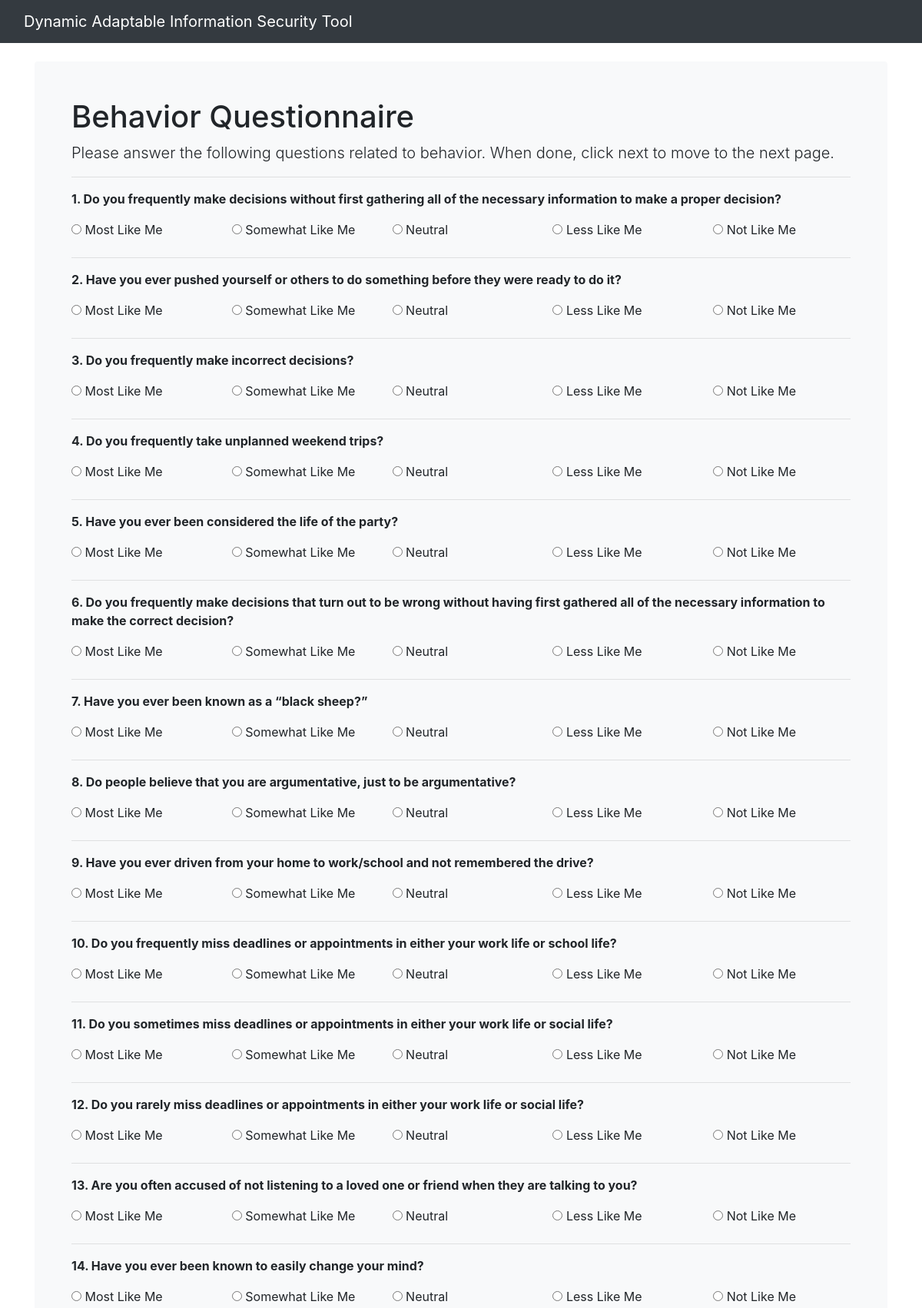
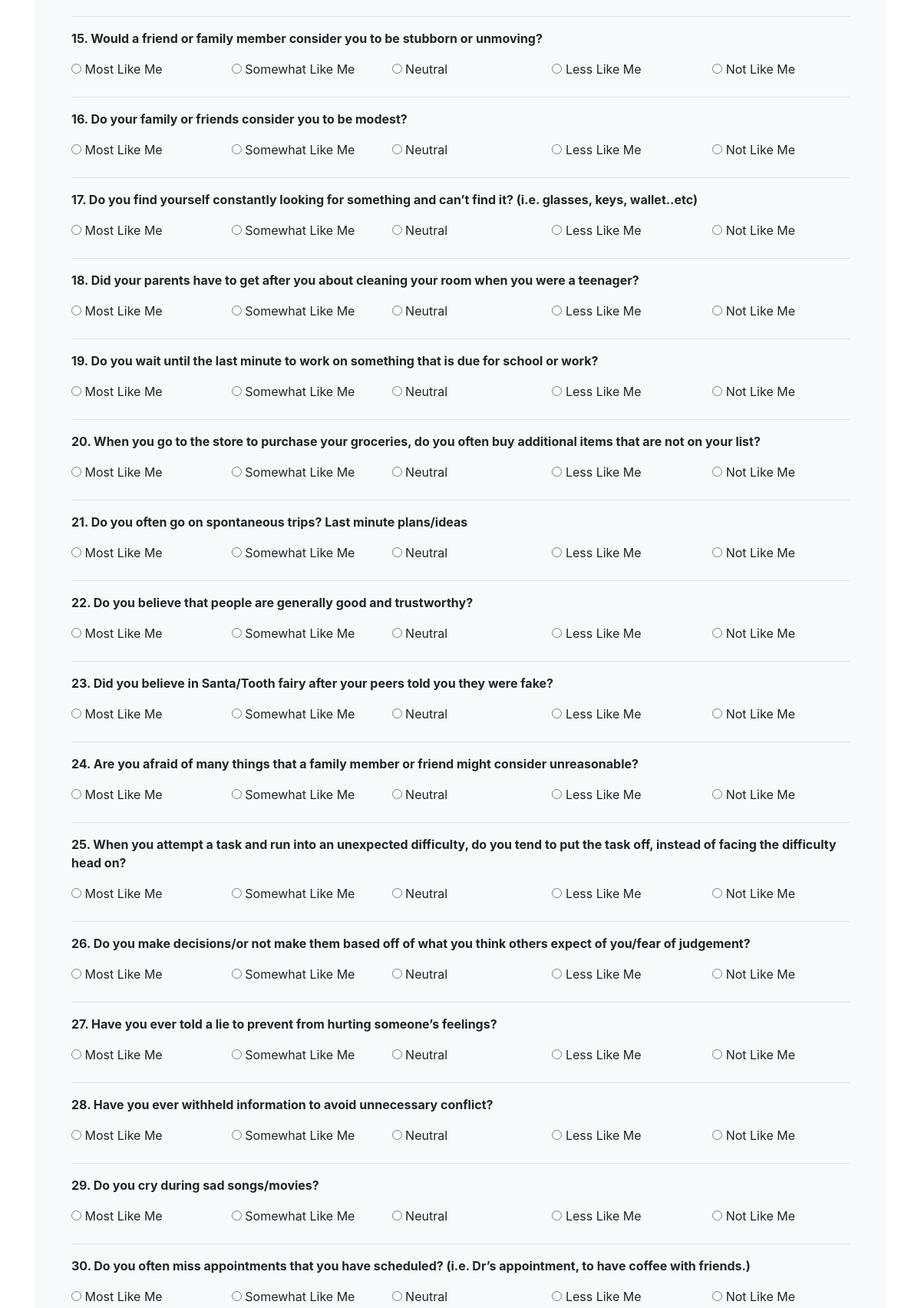
Screenshot of /Behavioral (upper part) with the database file from the repository (2 pictures, top to bottom).
### tables this page shows
CREATE TABLE behaviorQuestionsAndAnswers (questionID INTEGER PRIMARY KEY AUTOINCREMENT, question CHAR, answer CHAR);

### main.py (the view, shortened to what this page needs)
@app.route("/Behavioral", methods=['GET', 'POST'])
def Behavioral():
	if request.method == 'GET':
		session['behavioralQuestions'] = []
		session['behavioralAnswers'] = []
		database = sqlite3.connect('database.sqlite3')
		openDatabase = database.cursor()
		openDatabase.execute("""SELECT question FROM behaviorQuestionsAndAnswers
				                """)
		rows = openDatabase.fetchall()
		for row in rows:
			session['behavioralQuestions'].append(''.join(row))
		database.close()
		return render_template('Behavioral.html', questions=session['behavioralQuestions'], numberOfQuestions=len(session['behavioralQuestions']))

### templates/Behavioral.html (shortened to what this page needs)
<html>
<head>
    <link rel="stylesheet" href="https://cdn.jsdelivr.net/npm/bootstrap@4.5.3/dist/css/bootstrap.min.css">
</head>
<body>
    <nav class="navbar navbar-expand-md navbar-dark bg-dark mb-4">
        <div class="container-fluid">
            <a class="navbar-brand" href="#">Dynamic Adaptable Information Security Tool</a>
        </div>
    </nav>
        <main class="container">
            <div class="bg-light p-5 rounded">
                <h1>Behavior Questionnaire</h1>
                <p class="lead">Please answer the following questions related to behavior. When done, click next to move to the next page.</p>
                <form action="/Behavioral" method="POST">
                    {% for x in range(0,numberOfQuestions) %}
                    <hr class="divider">
                    <div class="form-row-md">
                        <div class="form-group">
                            <div id="question-{{x}}-Form">
                                <p id="question-{{x}}-Question" class="font-weight-bold"> {{x+1}}. {{ questions[x] }}</p>
                                <div id="question-{{x}}-Answers" class="row">
                                    <div class="col">
                                        <input type="radio" name="question-{{x}}-answers" id="question-{{x}}-answers-A" value=50 />
                                        <label for="question-{{x}}-answers-A">Most Like Me</label>
                                    </div>
                                    <div class="col">
                                        <input type="radio" name="question-{{x}}-answers" id="question-{{x}}-answers-B" value=40 />
                                        <label for="question-{{x}}-answers-B">Somewhat Like Me</label>
                                    </div>
                                    <div class="col">
                                        <input type="radio" name="question-{{x}}-answers" id="question-{{x}}-answers-C" value=30 />
                                        <label for="question-{{x}}-answers-C">Neutral</label>
                                    </div>
                                    <div class="col">
                                        <input type="radio" name="question-{{x}}-answers" id="question-{{x}}-answers-D" value=20 />
                                        <label for="question-{{x}}-answers-D">Less Like Me</label>
                                    </div>
                                    <div class="col">
                                        <input type="radio" name="question-{{x}}-answers" id="question-{{x}}-answers-E" value=10 />
                                        <label for="question-{{x}}-answers-E">Not Like Me</label>
                                    </div>
                                </div>
                            </div>
                        </div>
                    </div>
                    {% endfor %}
                </form>
            </div>
        </main>
</body>
</html>

### rows the page displays
behaviorQuestionsAndAnswers: question "Do you frequently make decisions without first gathering all of the necessary information to make a proper decision?"
behaviorQuestionsAndAnswers: question "Have you ever pushed yourself or others to do something before they were ready to do it?"
behaviorQuestionsAndAnswers: question "Do you frequently make incorrect decisions?"
behaviorQuestionsAndAnswers: question "Do you frequently take unplanned weekend trips?"
behaviorQuestionsAndAnswers: question "Have you ever been considered the life of the party?"
behaviorQuestionsAndAnswers: question "Do you frequently make decisions that turn out to be wrong without having first gathered all of the necessary information to make the correct decision?"
behaviorQuestionsAndAnswers: question "Have you ever been known as a “black sheep?”"
behaviorQuestionsAndAnswers: question "Do people believe that you are argumentative, just to be argumentative?"
behaviorQuestionsAndAnswers: question "Have you ever driven from your home to work/school and not remembered the drive?"
behaviorQuestionsAndAnswers: question "Do you frequently miss deadlines or appointments in either your work life or school life?"
behaviorQuestionsAndAnswers: question "Do you sometimes miss deadlines or appointments in either your work life or social life?"
behaviorQuestionsAndAnswers: question "Do you rarely miss deadlines or appointments in either your work life or social life?"
behaviorQuestionsAndAnswers: question "Are you often accused of not listening to a loved one or friend when they are talking to you?"
behaviorQuestionsAndAnswers: question "Have you ever been known to easily change your mind?"
behaviorQuestionsAndAnswers: question "Would a friend or family member consider you to be stubborn or unmoving?"
behaviorQuestionsAndAnswers: question "Do your family or friends consider you to be modest?"
behaviorQuestionsAndAnswers: question "Do you find yourself constantly looking for something and can’t find it? (i.e. glasses, keys, wallet..etc)"
behaviorQuestionsAndAnswers: question "Did your parents have to get after you about cleaning your room when you were a teenager?"
behaviorQuestionsAndAnswers: question "Do you wait until the last minute to work on something that is due for school or work?"
behaviorQuestionsAndAnswers: question "When you go to the store to purchase your groceries, do you often buy additional items that are not on your list?"
behaviorQuestionsAndAnswers: question "Do you often go on spontaneous trips? Last minute plans/ideas"
behaviorQuestionsAndAnswers: question "Do you believe that people are generally good and trustworthy?"
behaviorQuestionsAndAnswers: question "Did you believe in Santa/Tooth fairy after your peers told you they were fake?"
behaviorQuestionsAndAnswers: question "Are you afraid of many things that a family member or friend might consider unreasonable?"
behaviorQuestionsAndAnswers: question "When you attempt a task and run into an unexpected difficulty, do you tend to put the task off, instead of facing the difficulty head on?"
behaviorQuestionsAndAnswers: question "Do you make decisions/or not make them based off of what you think others expect of you/fear of judgement?"
behaviorQuestionsAndAnswers: question "Have you ever told a lie to prevent from hurting someone’s feelings?"
behaviorQuestionsAndAnswers: question "Have you ever withheld information to avoid unnecessary conflict?"
behaviorQuestionsAndAnswers: question "Do you cry during sad songs/movies?"
behaviorQuestionsAndAnswers: question "Do you often miss appointments that you have scheduled? (i.e. Dr’s appointment, to have coffee with friends.)"

### other values shown
{{ x+1 }} "1" "2" "3" "4" "5" "6" "7" "8" "9" "10" "11" "12" "13" "14" "15" "16" "17" "18" "19" "20" "21" "22" "23" "24" "25" "26" "27" "28" "29" "30"
